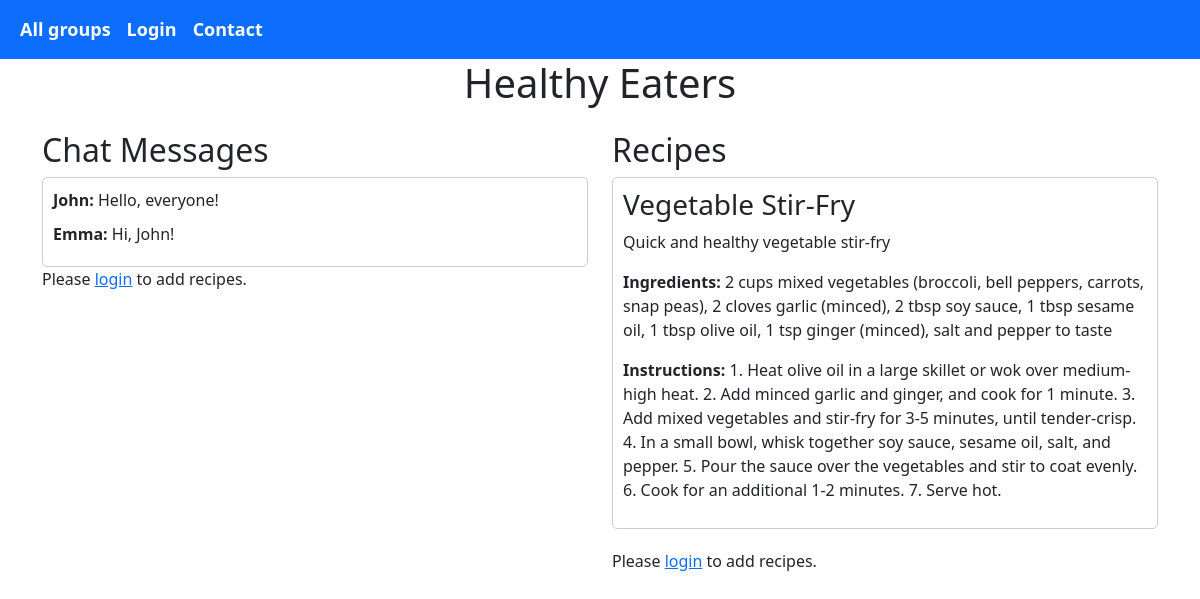
Page /index.php/group?id=3 on the committed database.
### tables this page shows
CREATE TABLE IF NOT EXISTS `group` (
  `id` int(11) NOT NULL AUTO_INCREMENT,
  `name` varchar(255) NOT NULL,
  `description` varchar(255),
  PRIMARY KEY (`id`)
);

CREATE TABLE IF NOT EXISTS `recipe` (
  `id` int(11) NOT NULL AUTO_INCREMENT,
  `title` varchar(255) NOT NULL,
  `description` text NOT NULL,
  `ingredients` text NOT NULL,
  `instructions` text NOT NULL,
  `group_id` int(11) NOT NULL,
  `user_id` int(11) NOT NULL,
  PRIMARY KEY (`id`),
  FOREIGN KEY (`group_id`) REFERENCES `group` (`id`),
  FOREIGN KEY (`user_id`) REFERENCES `user` (`id`)
);

### Model/GroupDB.php (called while the page is built, shortened)
<?php
class GroupDB {
    public static function getGroup($id) {
        $db = DBInit::getInstance();
        $statement = $db->prepare("SELECT id, name FROM `group`
            WHERE id = :id");
        $statement->bindParam(":id", $id, PDO::PARAM_INT);
        $statement->execute();
        $group = $statement->fetch();
        if ($group != null) {
            return $group;
        } else {
            throw new InvalidArgumentException("No group record with id $id");
        }
    }
}

### Model/RecipeDB.php (called while the page is built, shortened)
<?php
class RecipeDB {
    public static function getRecipesByGroup($groupId) {
        $db = DBInit::getInstance();
        $statement = $db->prepare("SELECT id, title, description, ingredients, instructions, group_id, user_id
            FROM recipe
            WHERE group_id = :group_id");
        $statement->bindParam(":group_id", $groupId, PDO::PARAM_INT);
        $statement->execute();
        return $statement->fetchAll(PDO::FETCH_ASSOC);
    }
}

### View/group-chat.php (the view, shortened to what this page needs)
<!DOCTYPE html>
<html>
<head>
    <link rel="stylesheet" type="text/css" href="../style/groupStyles.css">
    <link href="https://cdn.jsdelivr.net/npm/bootstrap@5.3.0-alpha3/dist/css/bootstrap.min.css" rel="stylesheet">
</head>
<body>
    <?php include 'navigation.php'; ?>
    <h1 class="text-center mb-4"><?php echo $group['name']; ?></h1>
    <div class="container">
        <div class="row">
            <div class="col-md-6">
                <div class="chat-container">
                    <h2>Chat Messages</h2>
                    <div id="chat-messages">
                        <div class="message">
                            <span class="sender">John:</span>
                            <span class="content">Hello, everyone!</span>
                        </div>
                        <div class="message">
                            <span class="sender">Emma:</span>
                            <span class="content">Hi, John!</span>
                        </div>
                    </div>
                    <?php if (isset($_SESSION["authenticated"]) && $_SESSION["authenticated"]):?>
                    <form id="chat-form">
                        <div class="input-group mb-3">
                            <input type="text" id="message-input" class="form-control" placeholder="Type your message...">
                            <button type="submit" class="btn btn-primary">Send</button>
                        </div>
                    </form>
                    <?php else: ?>
                        <p>Please <a href="user/login">login</a> to add recipes.</p>
                    <?php endif; ?>
                </div>
            </div>
            <div class="col-md-6">
                <div class="recipe-container">
                    <h2>Recipes</h2>
                    <div id="recipes">
                        <?php foreach ($recipes as $recipe): ?>
                            <div class="recipe">
                                <h3><?php echo $recipe['title']; ?></h3>
                                <p><?php echo $recipe['description']; ?></p>
                                <p><strong>Ingredients:</strong> <?php echo $recipe['ingredients']; ?></p>
                                <p><strong>Instructions:</strong> <?php echo $recipe['instructions']; ?></p>
                            </div>
                        <?php endforeach; ?>
                    </div>
                    <?php if (!isset($_SESSION['user_id'])): ?>
                        <p>Please <a href="user/login">login</a> to add recipes.</p>
                    <?php endif; ?>
                </div>
            </div>
        </div>
    </div>
</body>
</html>

### style/groupStyles.css (style rules this page uses)
.container { display: flex; flex-direction: column; align-items: center; }
.chat-container { margin-bottom: 20px; }
.recipe-container { margin-bottom: 20px; }
.recipe { margin-bottom: 20px; border: 1px solid #ccc; padding: 10px; border-radius: 5px; }
.recipe h3 { margin-top: 0; }
#chat-messages { max-height: 300px; overflow-y: scroll; border: 1px solid #ccc; padding: 10px; border-radius: 5px; }
#chat-messages .message { margin-bottom: 10px; }
#chat-messages .message .sender { font-weight: bold; }
#chat-messages .message .content { margin-top: 5px; }

### rows in the picture
group: name "Healthy Eaters"
recipe: title "Vegetable Stir-Fry", description "Quick and healthy vegetable stir-fry", ingredients "2 cups mixed vegetables (broccoli, bell peppers, carrots, snap peas), 2 cloves garlic (minced), 2 tbsp soy sauce, 1 tbsp sesame oil, 1 tbsp olive oil, 1 tsp ginger (minced), salt and pepper to taste", instructions "1. Heat olive oil in a large skillet or wok over medium-high heat. 2. Add minced garlic and ginger, and cook for 1 minute. 3. Add mixed vegetables and stir-fry for 3-5 minutes, until tender-crisp. 4. In a small bowl, whisk together soy sauce, sesame oil, salt, and pepper. 5. Pour the sauce over the vegetables and stir to coat evenly. 6. Cook for an additional 1-2 minutes. 7. Serve hot."
